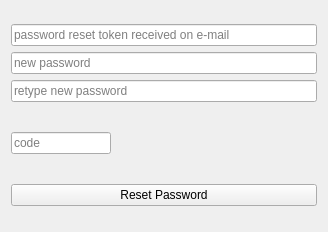
<?xml version="1.0" encoding="UTF-8"?>
<ui version="4.0">
 <class>ResetForm</class>
 <widget class="QWidget" name="ResetForm">
  <property name="geometry">
   <rect>
    <x>0</x>
    <y>0</y>
    <width>314</width>
    <height>232</height>
   </rect>
  </property>
  <property name="windowTitle">
   <string>Form</string>
  </property>
  <layout class="QVBoxLayout" name="verticalLayout_2">
   <item>
    <spacer name="verticalSpacer">
     <property name="orientation">
      <enum>Qt::Vertical</enum>
     </property>
     <property name="sizeHint" stdset="0">
      <size>
       <width>20</width>
       <height>37</height>
      </size>
     </property>
    </spacer>
   </item>
   <item>
    <layout class="QVBoxLayout" name="verticalLayout">
     <item>
      <widget class="QLineEdit" name="tokenEdit">
       <property name="placeholderText">
        <string>password reset token received on e-mail</string>
       </property>
       <property name="clearButtonEnabled">
        <bool>true</bool>
       </property>
      </widget>
     </item>
     <item>
      <widget class="QLineEdit" name="newPassword1Edit">
       <property name="echoMode">
        <enum>QLineEdit::Password</enum>
       </property>
       <property name="placeholderText">
        <string>new password</string>
       </property>
      </widget>
     </item>
     <item>
      <widget class="QLineEdit" name="newPassword2Edit">
       <property name="echoMode">
        <enum>QLineEdit::Password</enum>
       </property>
       <property name="placeholderText">
        <string>retype new password</string>
       </property>
      </widget>
     </item>
     <item>
      <layout class="QHBoxLayout" name="horizontalLayout">
       <item>
        <widget class="QLineEdit" name="codeEdit">
         <property name="minimumSize">
          <size>
           <width>100</width>
           <height>0</height>
          </size>
         </property>
         <property name="maximumSize">
          <size>
           <width>100</width>
           <height>16777215</height>
          </size>
         </property>
         <property name="placeholderText">
          <string>code</string>
         </property>
        </widget>
       </item>
       <item>
        <spacer name="horizontalSpacer">
         <property name="orientation">
          <enum>Qt::Horizontal</enum>
         </property>
         <property name="sizeHint" stdset="0">
          <size>
           <width>40</width>
           <height>20</height>
          </size>
         </property>
        </spacer>
       </item>
       <item>
        <widget class="QLabel" name="label">
         <property name="minimumSize">
          <size>
           <width>200</width>
           <height>70</height>
          </size>
         </property>
         <property name="maximumSize">
          <size>
           <width>300</width>
           <height>70</height>
          </size>
         </property>
         <property name="text">
          <string/>
         </property>
         <property name="scaledContents">
          <bool>true</bool>
         </property>
        </widget>
       </item>
      </layout>
     </item>
     <item>
      <widget class="QPushButton" name="resetButton">
       <property name="text">
        <string>Reset Password</string>
       </property>
       <property name="flat">
        <bool>false</bool>
       </property>
      </widget>
     </item>
    </layout>
   </item>
   <item>
    <spacer name="verticalSpacer_2">
     <property name="orientation">
      <enum>Qt::Vertical</enum>
     </property>
     <property name="sizeHint" stdset="0">
      <size>
       <width>20</width>
       <height>38</height>
      </size>
     </property>
    </spacer>
   </item>
  </layout>
 </widget>
 <resources/>
 <connections/>
</ui>
